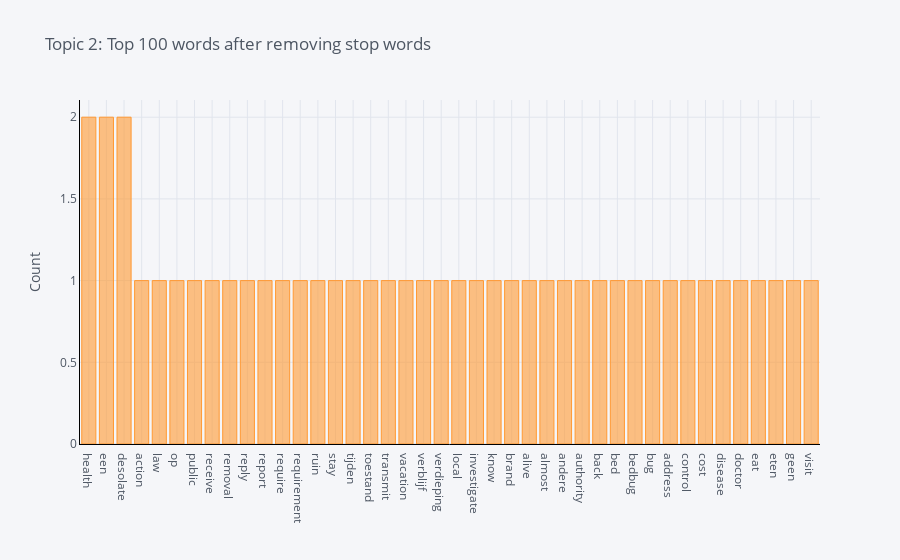

Notebook source saved alongside this figure:
### Code cell
plot_model(model=lda, plot = 'frequency', topic_num = 'Topic 2')

### Figure 1 — Plotly figure (JSON) as saved in the notebook; plotly's stock layout.template omitted (floating-point values rounded to 4 significant figures)
{"data": [{"marker": {"color": "rgba(255, 153, 51, 0.6)", "line": {"color": "rgba(255, 153, 51, 1.0)", "width": 1}}, "name": "count", "orientation": "v", "text": "", "type": "bar", "x": ["health", "een", "desolate", "action", "law", "op", "public", "receive", "removal", "reply", "report", "require", "requirement", "ruin", "stay", "tijden", "toestand", "transmit", "vacation", "verblijf", "verdieping", "local", "investigate", "know", "brand", "alive", "almost", "andere", "authority", "back", "bed", "bedbug", "bug", "address", "control", "cost", "disease", "doctor", "eat", "eten", "geen", "visit"], "y": [2, 2, 2, 1, 1, 1, 1, 1, 1, 1, 1, 1, 1, 1, 1, 1, 1, 1, 1, 1, 1, 1, 1, 1, 1, 1, 1, 1, 1, 1, 1, 1, 1, 1, 1, 1, 1, 1, 1, 1, 1, 1]}], "layout": {"legend": {"bgcolor": "#F5F6F9", "font": {"color": "#4D5663"}}, "paper_bgcolor": "#F5F6F9", "plot_bgcolor": "#F5F6F9", "title": {"font": {"color": "#4D5663"}, "text": "Topic 2: Top 100 words after removing stop words"}, "xaxis": {"gridcolor": "#E1E5ED", "linecolor": "black", "showgrid": true, "tickfont": {"color": "#4D5663"}, "title": {"font": {"color": "#4D5663"}, "text": ""}, "zerolinecolor": "#E1E5ED"}, "yaxis": {"gridcolor": "#E1E5ED", "linecolor": "black", "showgrid": true, "tickfont": {"color": "#4D5663"}, "title": {"font": {"color": "#4D5663"}, "text": "Count"}, "zerolinecolor": "#E1E5ED"}}}
